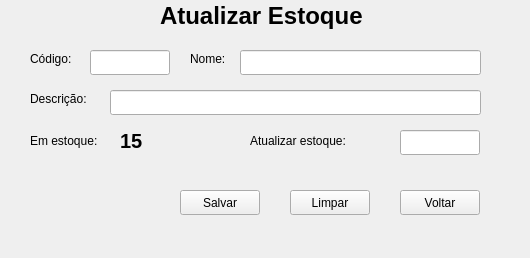
<?xml version="1.0" encoding="UTF-8"?>
<ui version="4.0">
 <class>editarEstoque</class>
 <widget class="QMainWindow" name="editarEstoque">
  <property name="geometry">
   <rect>
    <x>0</x>
    <y>0</y>
    <width>530</width>
    <height>258</height>
   </rect>
  </property>
  <property name="minimumSize">
   <size>
    <width>530</width>
    <height>258</height>
   </size>
  </property>
  <property name="maximumSize">
   <size>
    <width>530</width>
    <height>258</height>
   </size>
  </property>
  <property name="windowTitle">
   <string>Atualizar Estoque</string>
  </property>
  <widget class="QWidget" name="centralwidget">
   <widget class="QLineEdit" name="lineCodigo">
    <property name="enabled">
     <bool>true</bool>
    </property>
    <property name="geometry">
     <rect>
      <x>90</x>
      <y>50</y>
      <width>80</width>
      <height>25</height>
     </rect>
    </property>
    <property name="maxLength">
     <number>50</number>
    </property>
    <property name="readOnly">
     <bool>true</bool>
    </property>
   </widget>
   <widget class="QLabel" name="labelNomeProduto">
    <property name="geometry">
     <rect>
      <x>190</x>
      <y>50</y>
      <width>51</width>
      <height>17</height>
     </rect>
    </property>
    <property name="text">
     <string>Nome:</string>
    </property>
   </widget>
   <widget class="QLabel" name="labelEmEstoque">
    <property name="geometry">
     <rect>
      <x>30</x>
      <y>130</y>
      <width>91</width>
      <height>21</height>
     </rect>
    </property>
    <property name="text">
     <string>Em estoque:</string>
    </property>
   </widget>
   <widget class="QLineEdit" name="lineAtualizar">
    <property name="geometry">
     <rect>
      <x>400</x>
      <y>130</y>
      <width>80</width>
      <height>25</height>
     </rect>
    </property>
    <property name="maxLength">
     <number>50</number>
    </property>
   </widget>
   <widget class="QPushButton" name="btnLimpar">
    <property name="geometry">
     <rect>
      <x>290</x>
      <y>190</y>
      <width>80</width>
      <height>25</height>
     </rect>
    </property>
    <property name="text">
     <string>Limpar</string>
    </property>
   </widget>
   <widget class="QPushButton" name="btnSalvar">
    <property name="geometry">
     <rect>
      <x>180</x>
      <y>190</y>
      <width>80</width>
      <height>25</height>
     </rect>
    </property>
    <property name="text">
     <string>Salvar</string>
    </property>
   </widget>
   <widget class="QPushButton" name="btnVoltar">
    <property name="geometry">
     <rect>
      <x>400</x>
      <y>190</y>
      <width>80</width>
      <height>25</height>
     </rect>
    </property>
    <property name="text">
     <string>Voltar</string>
    </property>
   </widget>
   <widget class="QLabel" name="labelCodigo">
    <property name="enabled">
     <bool>true</bool>
    </property>
    <property name="geometry">
     <rect>
      <x>30</x>
      <y>50</y>
      <width>61</width>
      <height>17</height>
     </rect>
    </property>
    <property name="text">
     <string>Código:</string>
    </property>
   </widget>
   <widget class="QLineEdit" name="lineNomeProduto">
    <property name="enabled">
     <bool>true</bool>
    </property>
    <property name="geometry">
     <rect>
      <x>240</x>
      <y>50</y>
      <width>241</width>
      <height>25</height>
     </rect>
    </property>
    <property name="maxLength">
     <number>50</number>
    </property>
    <property name="readOnly">
     <bool>true</bool>
    </property>
   </widget>
   <widget class="QLabel" name="label">
    <property name="geometry">
     <rect>
      <x>160</x>
      <y>0</y>
      <width>211</width>
      <height>31</height>
     </rect>
    </property>
    <property name="font">
     <font>
      <pointsize>18</pointsize>
      <weight>75</weight>
      <bold>true</bold>
     </font>
    </property>
    <property name="text">
     <string>Atualizar Estoque</string>
    </property>
   </widget>
   <widget class="QLineEdit" name="lineDescricao">
    <property name="enabled">
     <bool>true</bool>
    </property>
    <property name="geometry">
     <rect>
      <x>110</x>
      <y>90</y>
      <width>371</width>
      <height>25</height>
     </rect>
    </property>
    <property name="maxLength">
     <number>50</number>
    </property>
    <property name="readOnly">
     <bool>true</bool>
    </property>
   </widget>
   <widget class="QLabel" name="labelDescricao">
    <property name="geometry">
     <rect>
      <x>30</x>
      <y>90</y>
      <width>71</width>
      <height>17</height>
     </rect>
    </property>
    <property name="text">
     <string>Descrição:</string>
    </property>
   </widget>
   <widget class="QLabel" name="labelAtualizar">
    <property name="geometry">
     <rect>
      <x>250</x>
      <y>130</y>
      <width>131</width>
      <height>21</height>
     </rect>
    </property>
    <property name="text">
     <string>Atualizar estoque:</string>
    </property>
   </widget>
   <widget class="QLabel" name="labelQntEstoque">
    <property name="geometry">
     <rect>
      <x>120</x>
      <y>110</y>
      <width>71</width>
      <height>61</height>
     </rect>
    </property>
    <property name="font">
     <font>
      <pointsize>15</pointsize>
      <weight>75</weight>
      <italic>false</italic>
      <bold>true</bold>
      <underline>false</underline>
     </font>
    </property>
    <property name="text">
     <string>15</string>
    </property>
   </widget>
  </widget>
  <widget class="QMenuBar" name="menubar">
   <property name="geometry">
    <rect>
     <x>0</x>
     <y>0</y>
     <width>530</width>
     <height>22</height>
    </rect>
   </property>
  </widget>
  <action name="actionCadastrar">
   <property name="text">
    <string>Cadastrar</string>
   </property>
  </action>
  <action name="actionSair">
   <property name="text">
    <string>Sair</string>
   </property>
  </action>
  <action name="actionConsultar">
   <property name="text">
    <string>Consultar</string>
   </property>
  </action>
 </widget>
 <resources/>
 <connections/>
</ui>
